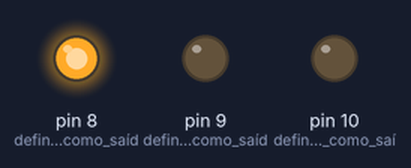
The sketch below on a simulated Arduino Uno, built with avr-gcc and run on an emulated ATmega328P. Parts: output pins drawn as LEDs (lit = HIGH).

Above: at 1.5 s.
At 4.0 s:
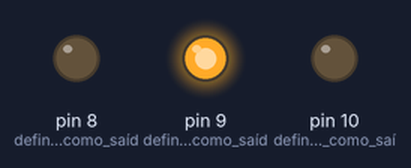
At 7.5 s:
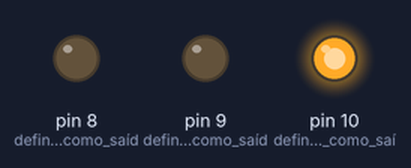
Timing chart, 0 to 13.0 s (numbered marks = the images above):
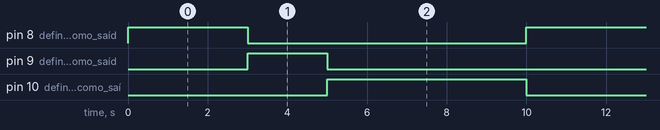

The sketch:

aula_23_cruzamento1.ino
```cpp
//Método setup, assim que o arduino é ligado ele é executado
void setup() {
  pinMode(8,OUTPUT);     //define o pino 8 como saída
  pinMode(9,OUTPUT);     //define o pino 9 como saída
  pinMode(10,OUTPUT);    //define o pino 10 como saída
}

//Método loop, é executado enquanto o arduino estiver ligado.
void loop() {
  //Controle do led verde
  digitalWrite(8,HIGH);  //acende o led
  delay(3000);           //espera 3 segundos
  digitalWrite(8,LOW);   //apaga o led

  //Controle do led amarelo
  digitalWrite(9,HIGH);  //acende o led
  delay(2000);           //espera 2 segundos
  digitalWrite(9,LOW);   //apaga o led

  //Controle do led vermelho
  digitalWrite(10,HIGH); //acende o led
  delay(5000);           //espera 5 segundos
  digitalWrite(10,LOW);  //apaga o led
}
```

Measured:
- by itself, pin 8 (define_o_pino_8_como_saíd): alternates HIGH for 3.0 s and LOW for 7.0 s
- by itself, pin 9 (define_o_pino_9_como_saíd): alternates HIGH for 2.0 s and LOW for 8.0 s
- by itself, pin 10 (define_o_pino_10_como_saí): alternates HIGH for 5.0 s and LOW for 5.0 s
